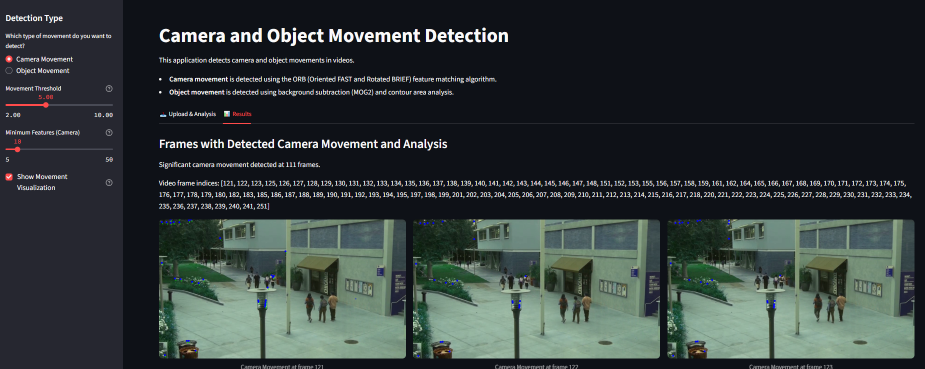
#> input picture camera-movement-detection/images/freame_screen.png, 1850 x 737 px (shown at 1/2 size)
$ python -i movement.py   (imports and definitions only)
#> lines starting #> are read from the running program, lines starting #| are printed output that depends on the picture
import cv2
import numpy as np
from typing import List, Tuple

def estimate_camera_motion(frame1: np.ndarray, frame2: np.ndarray) -> Tuple[np.ndarray, float]:
    gray1 = cv2.cvtColor(frame1, cv2.COLOR_BGR2GRAY)
    gray2 = cv2.cvtColor(frame2, cv2.COLOR_BGR2GRAY)
    features1 = cv2.goodFeaturesToTrack(gray1, maxCorners=200, qualityLevel=0.01, minDistance=10)
    if features1 is None or len(features1) < 10:
        return np.eye(3), 0.0
    features2, status, _ = cv2.calcOpticalFlowPyrLK(gray1, gray2, features1, None)
    good_old = features1[status == 1]
    good_new = features2[status == 1]
    if len(good_old) < 10:
        return np.eye(3), 0.0
    H, mask = cv2.findHomography(good_old, good_new, cv2.RANSAC, 5.0)
    if H is None:
        return np.eye(3), 0.0
    tx = H[0, 2]
    ty = H[1, 2]
    motion_magnitude = np.sqrt(tx**2 + ty**2)
    return H, motion_magnitude

# [10 lines left out: function detect_significant_camera_movement, not called in this run]

def compensate_camera_motion(frame: np.ndarray, homography: np.ndarray) -> np.ndarray:
    if homography is None or np.array_equal(homography, np.eye(3)):
        return frame
    h, w = frame.shape[:2]
    return cv2.warpPerspective(frame, homography, (w, h))

def detect_object_movement_with_compensation(
    frames: List[np.ndarray],
    history: int = 500,
    var_threshold: float = 16.0,
    detect_shadows: bool = True,
    min_area: int = 500,
    max_area: int = 50000,
    camera_motion_threshold: float = 5.0
) -> List[dict]:
    bg_subtractor = cv2.createBackgroundSubtractorMOG2(
        history=history,
        varThreshold=var_threshold,
        detectShadows=detect_shadows
    )
    motion_results = []
    prev_frame = None
    prev_homography = np.eye(3)
    for idx, frame in enumerate(frames):
        camera_motion_magnitude = 0.0
        if prev_frame is not None:
            homography, camera_motion_magnitude = estimate_camera_motion(prev_frame, frame)
            if camera_motion_magnitude > camera_motion_threshold:
                frame = compensate_camera_motion(frame, homography)
                prev_homography = homography
            else:
                frame = compensate_camera_motion(frame, prev_homography)
        else:
            frame = compensate_camera_motion(frame, np.eye(3))
        fg_mask = bg_subtractor.apply(frame)
        kernel = cv2.getStructuringElement(cv2.MORPH_ELLIPSE, (3, 3))
        fg_mask = cv2.morphologyEx(fg_mask, cv2.MORPH_OPEN, kernel)
        fg_mask = cv2.morphologyEx(fg_mask, cv2.MORPH_CLOSE, kernel)
        contours, _ = cv2.findContours(fg_mask, cv2.RETR_EXTERNAL, cv2.CHAIN_APPROX_SIMPLE)
        valid_contours = [cnt for cnt in contours if min_area <= cv2.contourArea(cnt) <= max_area]
        if camera_motion_magnitude > camera_motion_threshold:
            motion_detected = False
        else:
            motion_detected = len(valid_contours) > 0
        result = {
            'frame_index': idx,
            'motion_detected': motion_detected,
            'num_objects': len(valid_contours),
            'total_motion_area': sum(cv2.contourArea(cnt) for cnt in valid_contours),
            'contours': valid_contours,
            'foreground_mask': fg_mask,
            'camera_motion_magnitude': camera_motion_magnitude,
            'camera_motion_compensated': camera_motion_magnitude > camera_motion_threshold
        }
        motion_results.append(result)
        prev_frame = frames[idx]
    return motion_results

# [98 lines left out: functions detect_significant_movement, detect_significant_movement_orb, detect_object_movement, detect_object_movement_orb, calculate_movement_score, not called in this run]

>>> import cv2
>>> picture = cv2.imread('../images/freame_screen.png', cv2.IMREAD_GRAYSCALE)
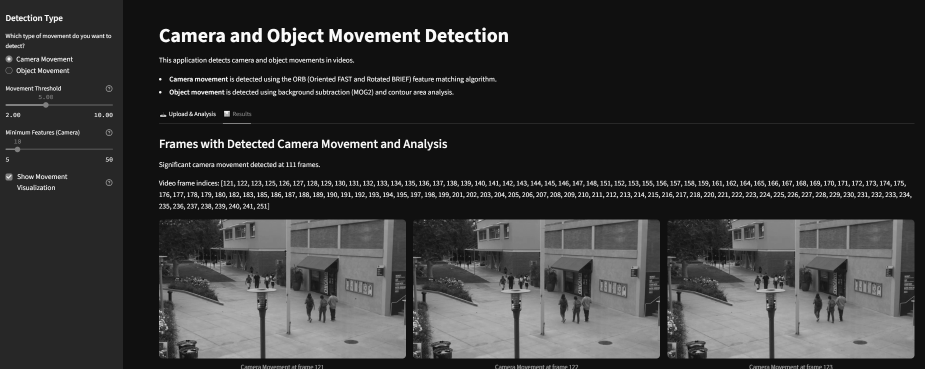
#> picture: shape (737, 1850) (shown at 1/2 size); min 0, max 250, mean 53.5
>>> result = detect_object_movement_with_compensation(picture)
#> the loop in detect_object_movement_with_compensation, `for idx, frame in enumerate(frames):` made 2 passes
#> (camera_motion_magnitude, kernel, contours, motion_detected) on pass 1: (0, [[0, 1, 0], [1, 1, 1], [0, 1, 0]], [[[0, 0], [0, 1849]]], False)
#> camera_motion_magnitude on pass 2: 0
#> after the loop in detect_object_movement_with_compensation, `for idx, frame in enumerate(frames):`: motion_results = 1 item
#> (the run stopped early here; a loop or call above may not have finished)
